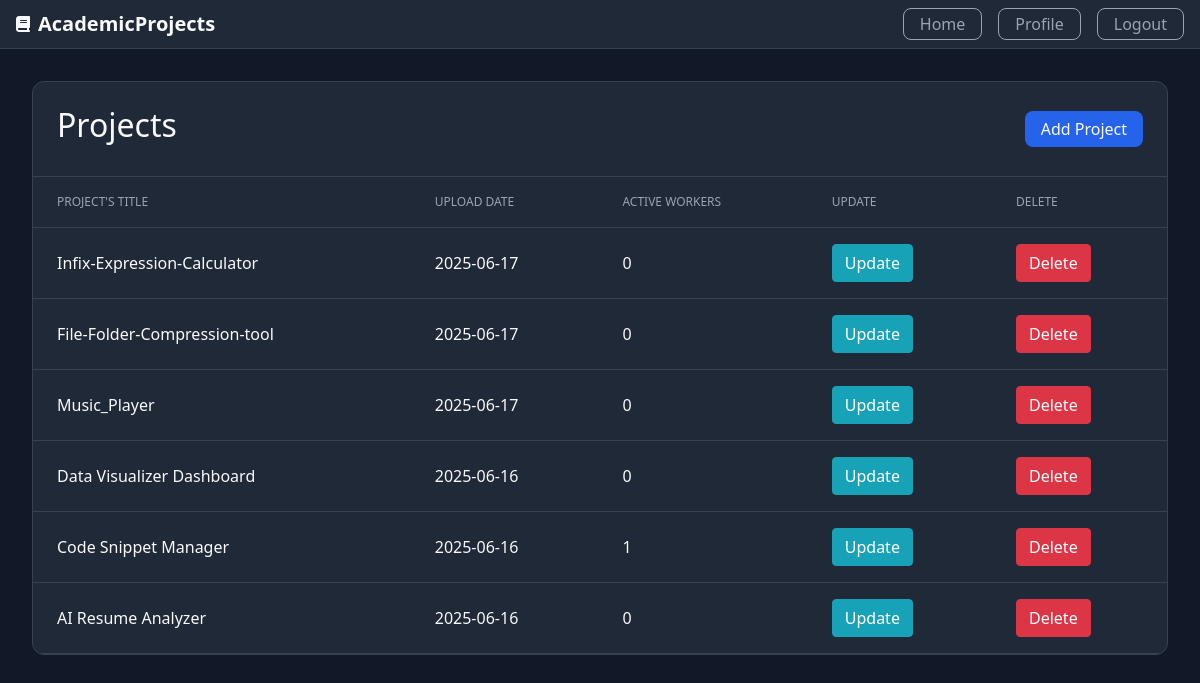
Page /profile/moreinfo/projects (signed in) on the committed database.
### Project/models.py (models this page shows, shortened)
class Project(db.Model):
    id=db.Column(db.Integer,primary_key=True)
    title=db.Column(db.String(100),nullable=False)
    description=db.Column(db.Text,nullable=False)
    skills=db.Column(db.Text,nullable=False)
    descriptive_pdf=db.Column(db.String(80),nullable=False,default='No pdf')
    user_count=db.Column(db.Integer,nullable=False,default=0)
    created_at=db.Column(db.DateTime,nullable=False,default=datetime.utcnow)
    created_by=db.Column(db.Integer,db.ForeignKey('user.id'))
    submission=db.relationship('Submission',backref='project',lazy=True,cascade="all,delete")
    evaluation=db.relationship('Evaluation',backref='project',lazy=True,cascade="all,delete")
    project_taken_by=db.relationship('Project_Taken',backref='project',lazy=True,cascade="all,delete")

### Project/routes.py (the view)
@app.route("/profile/moreinfo/projects")
@login_required
def more_info():
    projects=current_user.project
    projects.reverse()
    return render_template("more_projects.html",projects=projects,title="Projects")

### Project/models.py (called while the page is built)
@loginmanager.user_loader
def user_loader(user_id):
    user=User.query.get(user_id)
    return user

### Project/templates/more_projects.html (shortened to what this page needs)
{% extends "more-info-layout.html" %}
{% block label %}Projects{% endblock label %}
{% block headings %}
  <th>Project's Title</th>
  <th>Upload Date</th>
  <th>Active Workers</th>
  <th>Update</th>
  <th>Delete</th>
{% endblock headings %}
{% block data %}
{% for i in projects %}
  <tr>
    <td>{{i.title}}</td>
    <td>{{i.created_at.strftime("%Y-%m-%d")}}</td>
    <td>{{i.user_count}}</td>
    <td><a class="btn btn-info" href="{{url_for('update_project',project_id=i.id,act='updating')}}">Update</a></td>
    <td><button type="button" class="btn btn-danger" data-toggle="modal" data-target="#deleteModal">Delete</button>
    </td>
  </tr>
  {% endfor %}
{% endblock data %}

### Project/static/styles.css (style rules this page uses)
:root { --color-bg: #111827; --color-bg-secondary: #1f2937; --color-text: #f9fafb; --color-text-secondary: #9ca3af; --color-border: #374151; --color-primary: #2563eb; --color-primary-hover: #1d4ed8; --color-success: #065f46; --color-success-text: #a7f3d0; }
* { margin: 0; padding: 0; box-sizing: border-box; }
body { font-family: system-ui, -apple-system, sans-serif; background-color: var(--color-bg); color: var(--color-text); line-height: 1.5; }
th, td { padding: 1rem 1.5rem; text-align: left; border-bottom: 1px solid var(--color-border); }
th { font-size: 0.75rem; text-transform: uppercase; color: var(--color-text-secondary); font-weight: 500; }
td { color: var(--color-text); }

### rows in the picture
Project: title "Infix-Expression-Calculator", created_at "2025-06-17", user_count "0"
Project: title "File-Folder-Compression-tool", created_at "2025-06-17", user_count "0"
Project: title "Music_Player", created_at "2025-06-17", user_count "0"
Project: title "Data Visualizer Dashboard", created_at "2025-06-16", user_count "0"
Project: title "Code Snippet Manager", created_at "2025-06-16", user_count "1"
Project: title "AI Resume Analyzer", created_at "2025-06-16", user_count "0"
